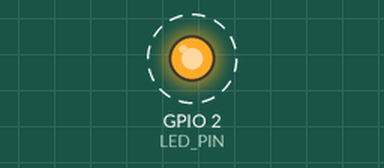
This sketch was run on a simulated ESP32. Shown: output pins drawn as LEDs (lit = HIGH). Dashed ring = blinking. What the sketch prints to the serial monitor is not drawn.

Above: at 0.7 s.
Timing chart, 0 to 3.5 s (numbered marks = the images above):
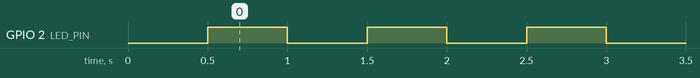

The sketch:

01_blink.ino
```cpp
/*
 * 01_blink.ino  -  Phase 1: Bring-up
 *
 * Purpose:
 *   Prove the toolchain works: the board is detected, a sketch uploads,
 *   the on-board LED blinks, and text appears in the Serial Monitor.
 *
 * Board:  ESP32 dev board (Arduino-ESP32 core)
 * Serial: 115200 baud
 *
 * Note on the LED pin:
 *   Many ESP32 dev boards (e.g. ESP32-DevKit V1 clones) have a blue LED on
 *   GPIO2. Some boards use a different pin or have no user LED at all.
 *   If nothing blinks, check your board's pinout and change LED_PIN.
 */

#include <Arduino.h>

const int LED_PIN = 2;                 // Common on-board LED pin for ESP32 dev boards
const unsigned long BLINK_MS = 500;    // Time the LED stays on/off

unsigned long blinkCount = 0;

void setup() {
  Serial.begin(115200);
  delay(500);                          // Give the USB serial a moment to come up

  pinMode(LED_PIN, OUTPUT);

  Serial.println();
  Serial.println("Anti-Spoof Rep Validator - 01_blink");
  Serial.print("Blinking LED on GPIO");
  Serial.println(LED_PIN);
}

void loop() {
  digitalWrite(LED_PIN, HIGH);
  delay(BLINK_MS);
  digitalWrite(LED_PIN, LOW);
  delay(BLINK_MS);

  blinkCount++;
  Serial.print("Blink #");
  Serial.println(blinkCount);
}
```

Measured:
- by itself, GPIO 2 (LED_PIN): alternates HIGH for 0.50 s and LOW for 0.50 s
